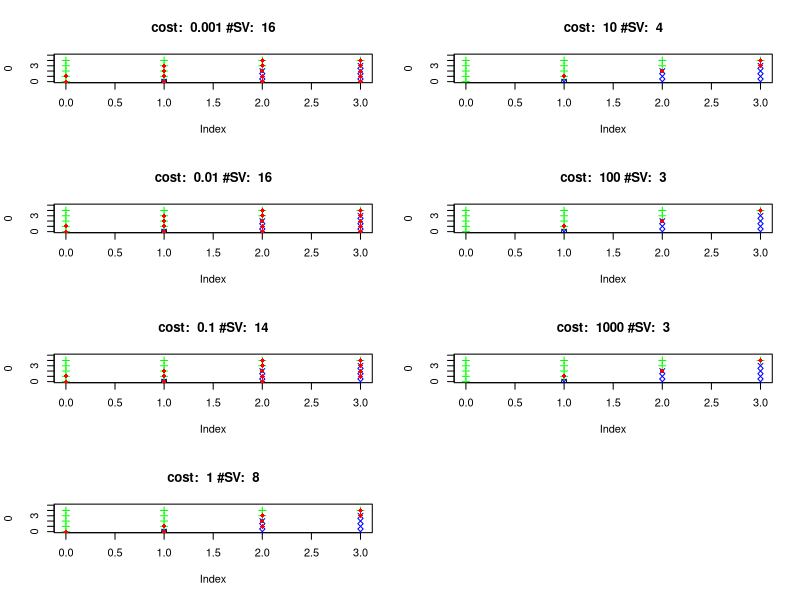

The R source for this figure:
library(e1071) 
m1 <- matrix( c( 
0,    0,    0,    1,    1,    2,     1, 2,    3,    2,    3, 3, 0, 1,2,3, 
0, 1, 2, 3, 
1,    2,    3,    2,    3,    3,     0, 0,    0,    1, 1, 2, 4, 4,4,4,    0, 
1, 2, 3, 
1,    1,    1,    1,    1,    1,    -1,-1,  -1,-1,-1,-1, 1 ,1,1,1,     1, 
1,-1,-1 
), ncol = 3 ) 

Y = m1[,3] 
X = m1[,1:2] 

df = data.frame( X , Y ) 

par(mfcol=c(4,2)) 
for( cost in c( 1e-3 ,1e-2 ,1e-1, 1e0,  1e+1, 1e+2 ,1e+3)) { 
 
model.svm <- svm( Y ~ . , data = df ,  type = "C-classification" , kernel = 
"linear", cost = cost, 
                         scale =FALSE ) 
#print(model.svm$SV) 

plot(x=0,ylim=c(0,5), xlim=c(0,3),main= paste( "cost: ",cost, "#SV: ", 
nrow(model.svm$SV) )) 
points(m1[m1[,3]>0,1], m1[m1[,3]>0,2], pch=3, col="green") 
points(m1[m1[,3]<0,1], m1[m1[,3]<0,2], pch=4, col="blue") 
points(model.svm$SV[,1],model.svm$SV[,2], pch=18 , col = "red") 
}
